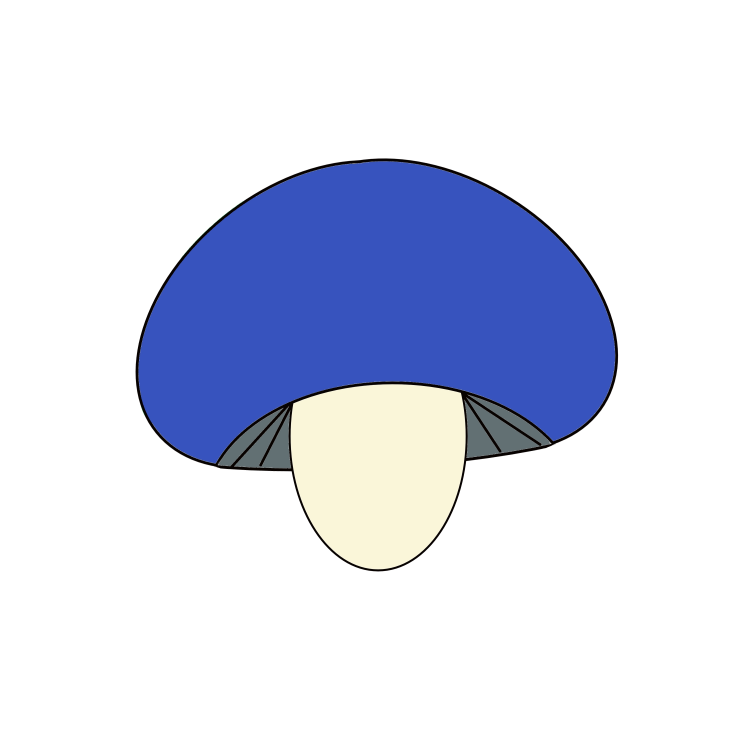
#> input picture user_study/mushrooms/blue_umbrella.jpg, 3000 x 3000 px (shown at 1/4 size)
$ python resizing.py
#> lines starting #> are read from the running program, lines starting #| are printed output that depends on the picture
from PIL import Image

def resize_and_crop(input_path, output_path, size):
    # Open the original image
#> called with input_path = 'blue_umbrella.jpg', output_path = 'output_image3.jpg', size = 'small'
    original_image = Image.open(input_path)
#> original_image is the input picture: PIL image 3000x3000 RGB; mean R, G, B 216.9, 221.5, 238.3

    # Calculate the target size based on the original dimensions
    original_width, original_height = original_image.size
#> original_width = 3000; original_height = 3000

    if size.lower() == 'small':
        target_width, target_height = original_width // 2, original_height // 2
#> target_width = 1500; target_height = 1500
        # Calculate crop coordinates to get the center of the resized image
        left = 0
        top = 0
        right = 1500
        bottom = 1500
        x = 750
        y = 750
    elif size.lower() == 'medium':
        target_width, target_height = original_width, original_height
        # Calculate crop coordinates to get the center of the resized image
        left = (target_width - original_width) // 2
        top = (target_height - original_height) // 2
        right = left + original_width
        bottom = top + original_height
        x = 450
        y = 450
    elif size.lower() == 'large':
        target_width, target_height = int(original_width * 1.5), int(original_height * 1.5)
        # Calculate crop coordinates to get the center of the resized image
        left = (target_width - original_width) // 2
        top = (target_height - original_height) // 2
        right = left + original_width
        bottom = top + original_height
        x = 300
        y = 300

    # Resize the image
    resized_image = original_image.resize((target_width, target_height))


    # Crop the middle of the resized image
    cropped_image = resized_image.crop((left, top, right, bottom))

    # Create a new image with the same size as the original, filled with white background
    new_image = Image.new("RGB", (original_width, original_height), "white")
#> new_image: PIL image 3000x3000 RGB; every value is 255
    cropped_image = cropped_image.convert("RGB")
    new_image.paste(cropped_image, (x,y))
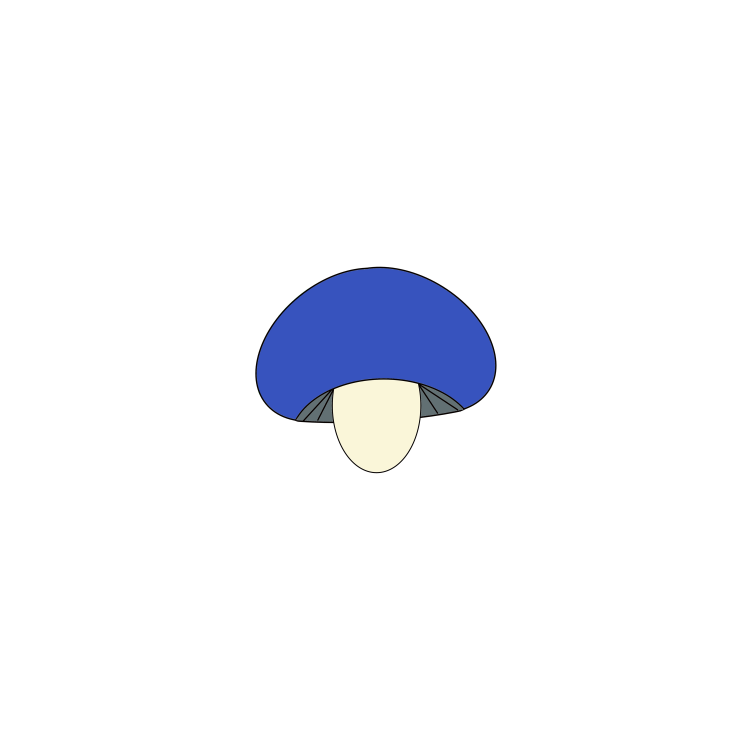
#> new_image: PIL image 3000x3000 RGB (shown at 1/4 size); mean R, G, B 245.5, 246.6, 250.8

    # Save the cropped image
    new_image.save(output_path, "PNG")

if __name__ == "__main__":
    # Replace 'input_image.jpg' and 'output_image.jpg' with your image file paths
    input_image_path = 'blue_umbrella.jpg'
    output_image_path = 'output_image3.jpg'

    # Specify the target size: 'small', 'medium', or 'large'
    target_size = 'small'

    # Call the function to resize and crop the image
    resize_and_crop(input_image_path, output_image_path, target_size)

$ run again, with user_study/mushrooms/average.jpg copied over user_study/mushrooms/blue_umbrella.jpg
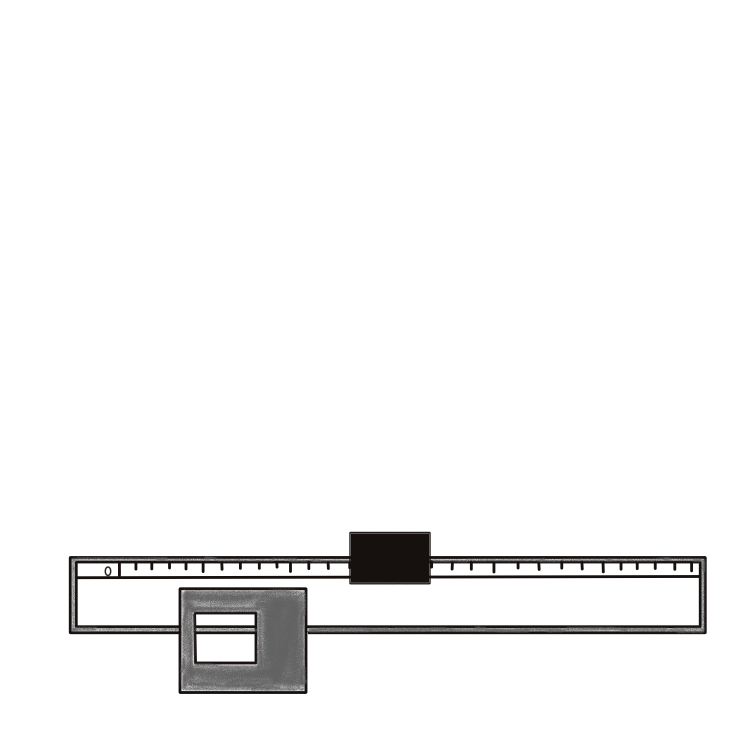
#> input picture user_study/mushrooms/average.jpg, 3000 x 3000 px (shown at 1/4 size)
#> in resize_and_crop, original_image is the input picture: PIL image 3000x3000 RGB; mean R, G, B 246, 245.9, 245.8
#> in resize_and_crop, `new_image.paste(cropped_image, (x,y))`:
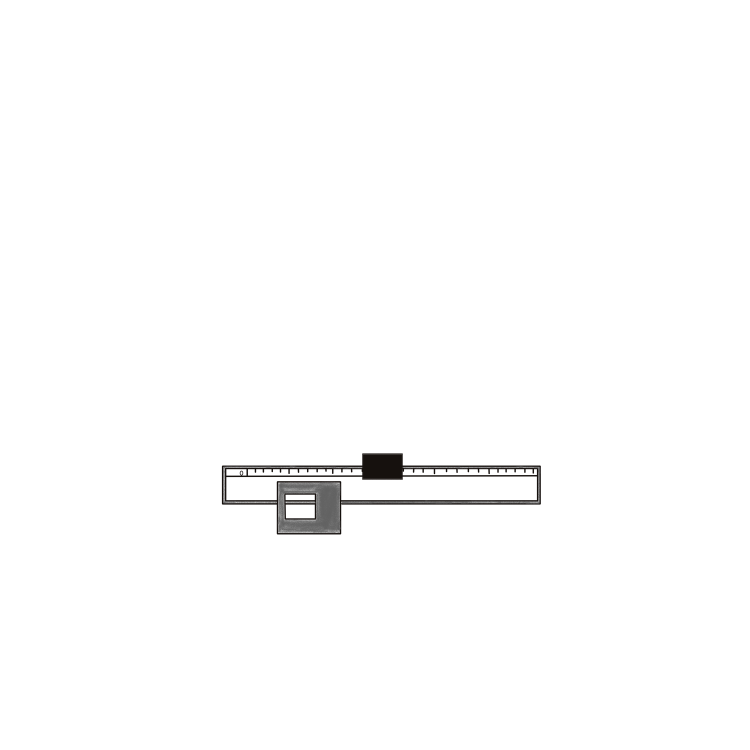
#> new_image: PIL image 3000x3000 RGB (shown at 1/4 size); mean R, G, B 252.8, 252.7, 252.7

$ run again, with user_study/mushrooms/blue_cylinder.jpg copied over user_study/mushrooms/blue_umbrella.jpg
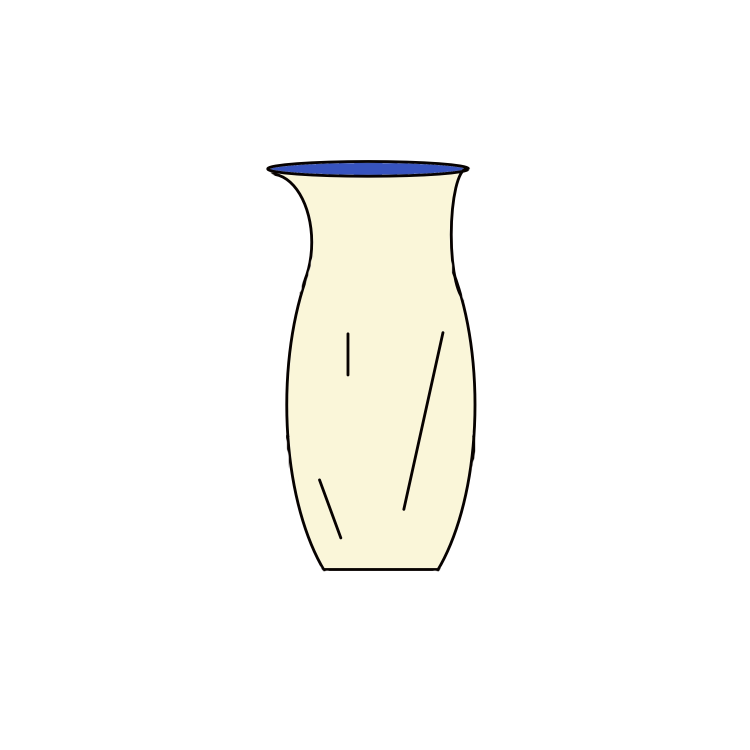
#> input picture user_study/mushrooms/blue_cylinder.jpg, 3000 x 3000 px (shown at 1/4 size)
#> in resize_and_crop, original_image is the input picture: PIL image 3000x3000 RGB; mean R, G, B 251.8, 251.4, 248.5
#> in resize_and_crop, `new_image.paste(cropped_image, (x,y))`:
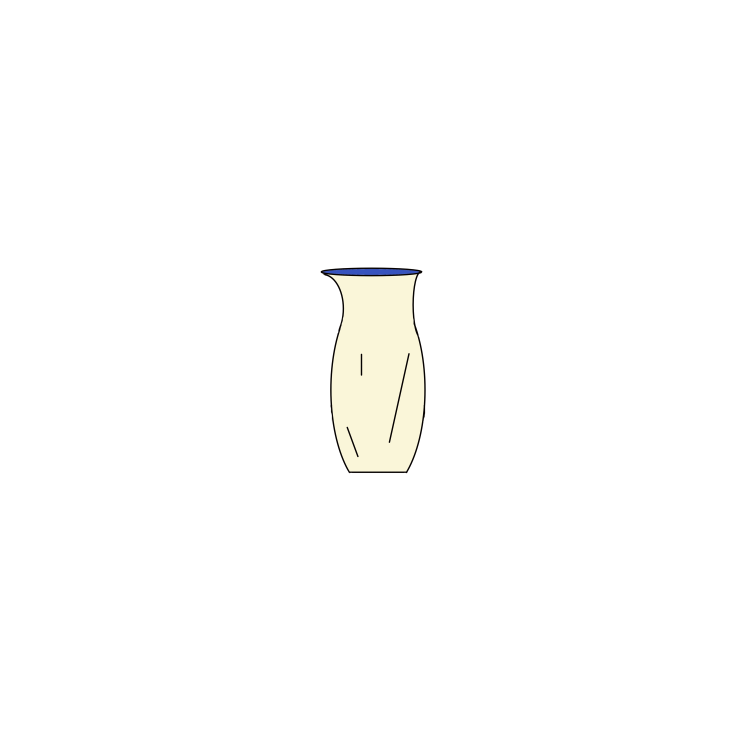
#> new_image: PIL image 3000x3000 RGB (shown at 1/4 size); mean R, G, B 254.2, 254.1, 253.4

$ run again, with user_study/mushrooms/blue_round.jpg copied over user_study/mushrooms/blue_umbrella.jpg
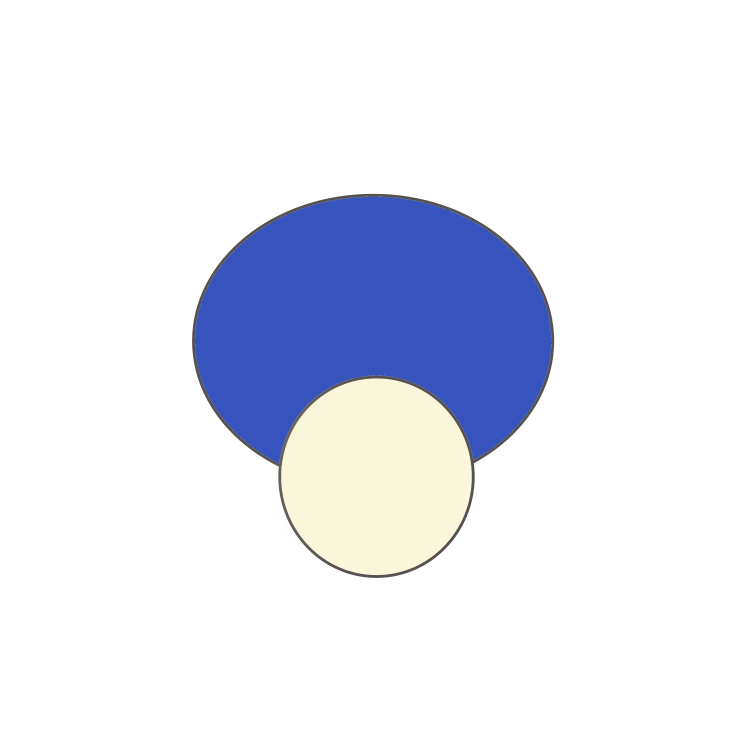
#> input picture user_study/mushrooms/blue_round.jpg, 3000 x 3000 px (shown at 1/4 size)
#> in resize_and_crop, original_image is the input picture: PIL image 3000x3000 RGB; mean R, G, B 230.4, 233.4, 244.3
#> in resize_and_crop, `new_image.paste(cropped_image, (x,y))`:
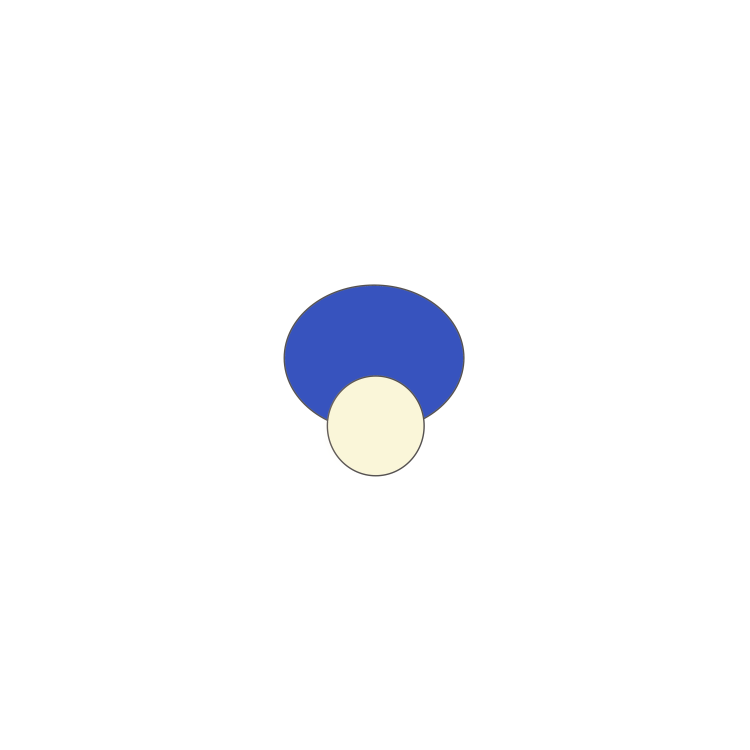
#> new_image: PIL image 3000x3000 RGB (shown at 1/4 size); mean R, G, B 248.9, 249.6, 252.3
